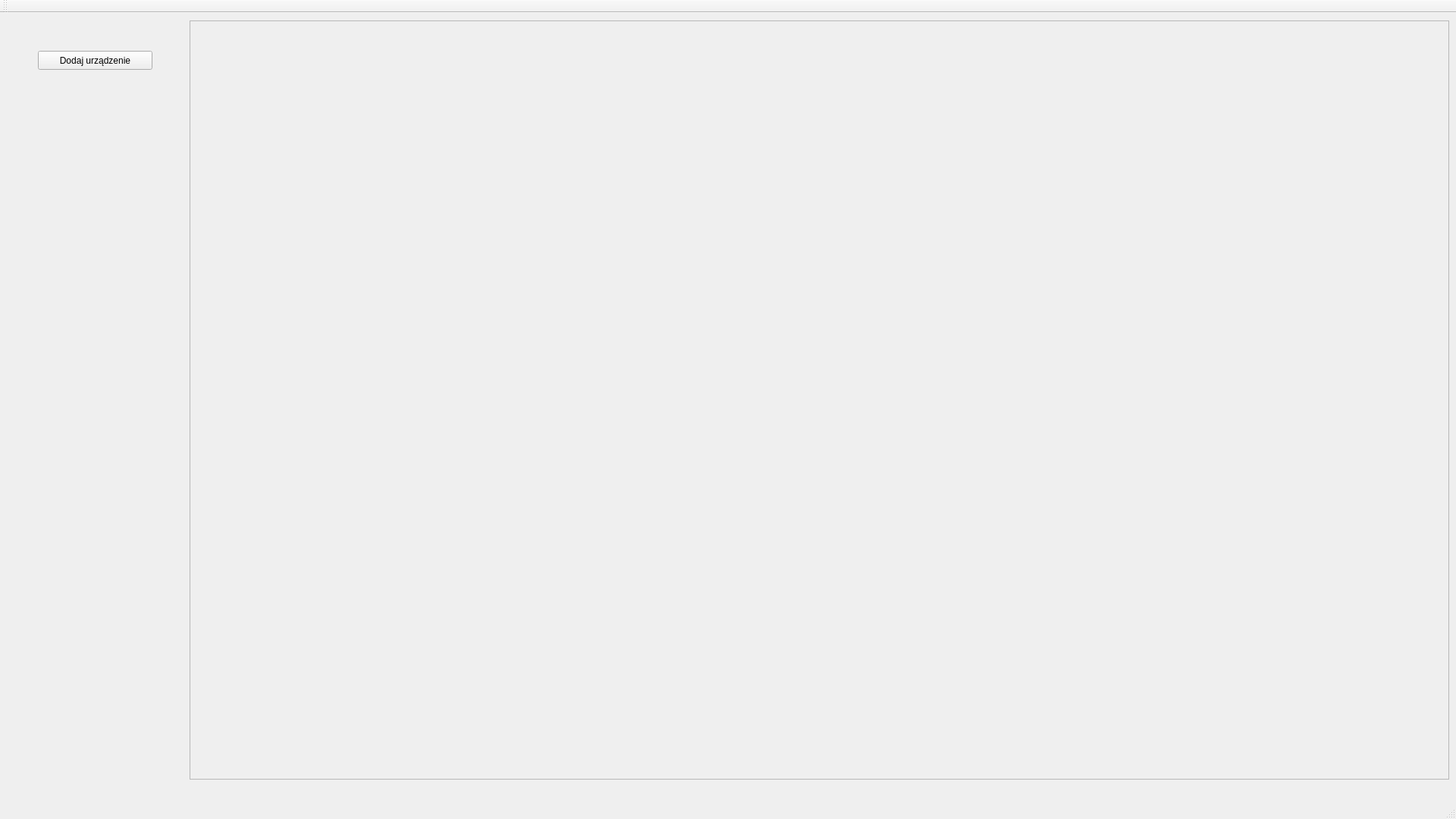
<?xml version="1.0" encoding="UTF-8"?>
<ui version="4.0">
 <class>MainWindow</class>
 <widget class="QMainWindow" name="MainWindow">
  <property name="geometry">
   <rect>
    <x>0</x>
    <y>0</y>
    <width>1920</width>
    <height>1080</height>
   </rect>
  </property>
  <property name="sizePolicy">
   <sizepolicy hsizetype="Ignored" vsizetype="Ignored">
    <horstretch>0</horstretch>
    <verstretch>0</verstretch>
   </sizepolicy>
  </property>
  <property name="windowTitle">
   <string>MainWindow</string>
  </property>
  <widget class="QWidget" name="centralWidget">
   <property name="sizePolicy">
    <sizepolicy hsizetype="Preferred" vsizetype="Preferred">
     <horstretch>0</horstretch>
     <verstretch>0</verstretch>
    </sizepolicy>
   </property>
   <widget class="QScrollArea" name="scrollArea">
    <property name="geometry">
     <rect>
      <x>250</x>
      <y>10</y>
      <width>1661</width>
      <height>1001</height>
     </rect>
    </property>
    <property name="widgetResizable">
     <bool>true</bool>
    </property>
    <widget class="QWidget" name="scrollAreaWidgetContents">
     <property name="geometry">
      <rect>
       <x>0</x>
       <y>0</y>
       <width>1659</width>
       <height>999</height>
      </rect>
     </property>
     <property name="sizePolicy">
      <sizepolicy hsizetype="MinimumExpanding" vsizetype="MinimumExpanding">
       <horstretch>0</horstretch>
       <verstretch>0</verstretch>
      </sizepolicy>
     </property>
    </widget>
   </widget>
   <widget class="QPushButton" name="addDeviceButton">
    <property name="geometry">
     <rect>
      <x>50</x>
      <y>50</y>
      <width>151</width>
      <height>25</height>
     </rect>
    </property>
    <property name="text">
     <string>Dodaj urządzenie</string>
    </property>
   </widget>
  </widget>
  <widget class="QMenuBar" name="menuBar">
   <property name="geometry">
    <rect>
     <x>0</x>
     <y>0</y>
     <width>1920</width>
     <height>22</height>
    </rect>
   </property>
  </widget>
  <widget class="QToolBar" name="mainToolBar">
   <attribute name="toolBarArea">
    <enum>TopToolBarArea</enum>
   </attribute>
   <attribute name="toolBarBreak">
    <bool>false</bool>
   </attribute>
  </widget>
  <widget class="QStatusBar" name="statusBar"/>
 </widget>
 <layoutdefault spacing="6" margin="11"/>
 <resources/>
 <connections/>
</ui>
